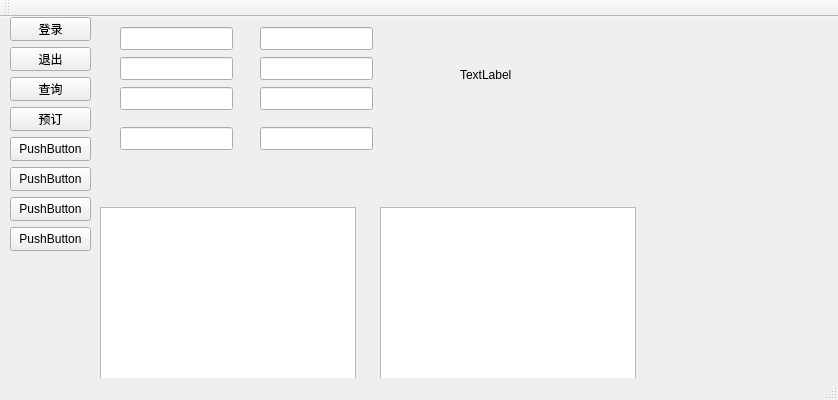
<?xml version="1.0" encoding="UTF-8"?>
<ui version="4.0">
 <class>TicketsystemClass</class>
 <widget class="QMainWindow" name="TicketsystemClass">
  <property name="geometry">
   <rect>
    <x>0</x>
    <y>0</y>
    <width>838</width>
    <height>400</height>
   </rect>
  </property>
  <property name="windowTitle">
   <string>Ticketsystem</string>
  </property>
  <widget class="QWidget" name="centralWidget">
   <widget class="QPushButton" name="loginButton">
    <property name="geometry">
     <rect>
      <x>10</x>
      <y>0</y>
      <width>81</width>
      <height>24</height>
     </rect>
    </property>
    <property name="text">
     <string>登录</string>
    </property>
   </widget>
   <widget class="QPushButton" name="logoutButton">
    <property name="geometry">
     <rect>
      <x>10</x>
      <y>30</y>
      <width>81</width>
      <height>24</height>
     </rect>
    </property>
    <property name="text">
     <string>退出</string>
    </property>
   </widget>
   <widget class="QPushButton" name="queryButton">
    <property name="geometry">
     <rect>
      <x>10</x>
      <y>60</y>
      <width>81</width>
      <height>24</height>
     </rect>
    </property>
    <property name="text">
     <string>查询</string>
    </property>
   </widget>
   <widget class="QPushButton" name="bookButton">
    <property name="geometry">
     <rect>
      <x>10</x>
      <y>90</y>
      <width>81</width>
      <height>24</height>
     </rect>
    </property>
    <property name="text">
     <string>预订</string>
    </property>
   </widget>
   <widget class="QPushButton" name="cancelButton">
    <property name="geometry">
     <rect>
      <x>10</x>
      <y>120</y>
      <width>81</width>
      <height>24</height>
     </rect>
    </property>
    <property name="text">
     <string>PushButton</string>
    </property>
   </widget>
   <widget class="QPushButton" name="changeButton">
    <property name="geometry">
     <rect>
      <x>10</x>
      <y>150</y>
      <width>81</width>
      <height>24</height>
     </rect>
    </property>
    <property name="text">
     <string>PushButton</string>
    </property>
   </widget>
   <widget class="QPushButton" name="undoButton">
    <property name="geometry">
     <rect>
      <x>10</x>
      <y>180</y>
      <width>81</width>
      <height>24</height>
     </rect>
    </property>
    <property name="text">
     <string>PushButton</string>
    </property>
   </widget>
   <widget class="QPushButton" name="redoButton">
    <property name="geometry">
     <rect>
      <x>10</x>
      <y>210</y>
      <width>81</width>
      <height>24</height>
     </rect>
    </property>
    <property name="text">
     <string>PushButton</string>
    </property>
   </widget>
   <widget class="QListWidget" name="trainListWidget">
    <property name="geometry">
     <rect>
      <x>100</x>
      <y>190</y>
      <width>256</width>
      <height>192</height>
     </rect>
    </property>
   </widget>
   <widget class="QListWidget" name="orderListWidget">
    <property name="geometry">
     <rect>
      <x>380</x>
      <y>190</y>
      <width>256</width>
      <height>192</height>
     </rect>
    </property>
   </widget>
   <widget class="QLineEdit" name="userIdEdit">
    <property name="geometry">
     <rect>
      <x>120</x>
      <y>10</y>
      <width>113</width>
      <height>23</height>
     </rect>
    </property>
   </widget>
   <widget class="QLineEdit" name="passwordEdit">
    <property name="geometry">
     <rect>
      <x>260</x>
      <y>10</y>
      <width>113</width>
      <height>23</height>
     </rect>
    </property>
   </widget>
   <widget class="QLineEdit" name="startStationEdit">
    <property name="geometry">
     <rect>
      <x>120</x>
      <y>40</y>
      <width>113</width>
      <height>23</height>
     </rect>
    </property>
   </widget>
   <widget class="QLineEdit" name="endStationEdit">
    <property name="geometry">
     <rect>
      <x>260</x>
      <y>40</y>
      <width>113</width>
      <height>23</height>
     </rect>
    </property>
   </widget>
   <widget class="QLineEdit" name="dateEdit">
    <property name="geometry">
     <rect>
      <x>120</x>
      <y>70</y>
      <width>113</width>
      <height>23</height>
     </rect>
    </property>
   </widget>
   <widget class="QLineEdit" name="trainIdEdit">
    <property name="geometry">
     <rect>
      <x>260</x>
      <y>70</y>
      <width>113</width>
      <height>23</height>
     </rect>
    </property>
   </widget>
   <widget class="QLineEdit" name="bookDateEdit">
    <property name="geometry">
     <rect>
      <x>120</x>
      <y>110</y>
      <width>113</width>
      <height>23</height>
     </rect>
    </property>
   </widget>
   <widget class="QLineEdit" name="orderIdEdit">
    <property name="geometry">
     <rect>
      <x>260</x>
      <y>110</y>
      <width>113</width>
      <height>23</height>
     </rect>
    </property>
   </widget>
   <widget class="QLabel" name="userStatusLabel">
    <property name="geometry">
     <rect>
      <x>460</x>
      <y>50</y>
      <width>54</width>
      <height>16</height>
     </rect>
    </property>
    <property name="text">
     <string>TextLabel</string>
    </property>
   </widget>
  </widget>
  <widget class="QMenuBar" name="menuBar">
   <property name="geometry">
    <rect>
     <x>0</x>
     <y>0</y>
     <width>838</width>
     <height>33</height>
    </rect>
   </property>
  </widget>
  <widget class="QToolBar" name="mainToolBar">
   <attribute name="toolBarArea">
    <enum>TopToolBarArea</enum>
   </attribute>
   <attribute name="toolBarBreak">
    <bool>false</bool>
   </attribute>
  </widget>
  <widget class="QStatusBar" name="statusBar"/>
 </widget>
 <layoutdefault spacing="6" margin="11"/>
 <resources>
  <include location="Ticketsystem.qrc"/>
 </resources>
 <connections/>
</ui>
